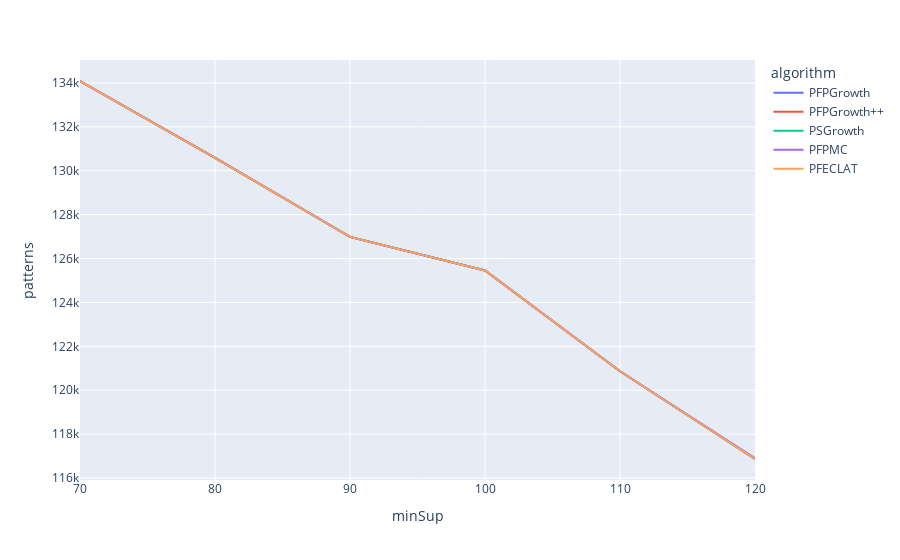
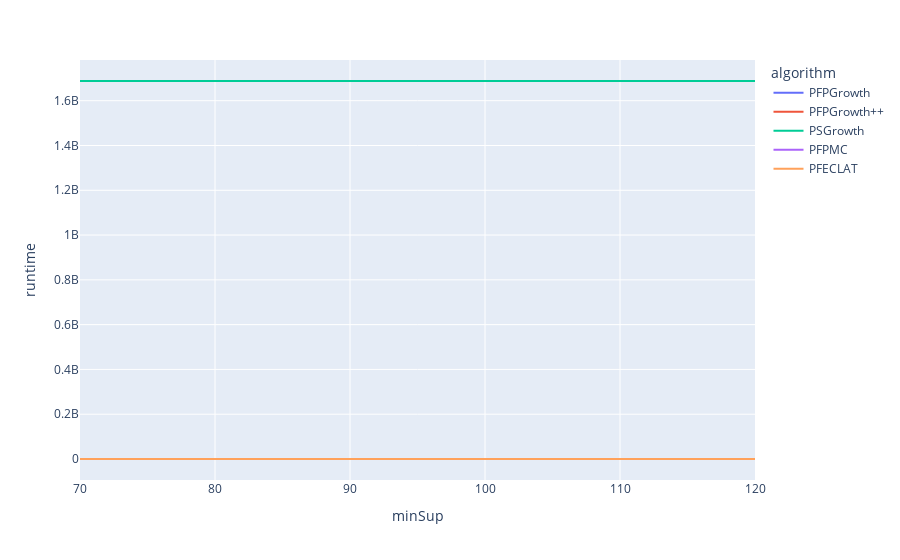
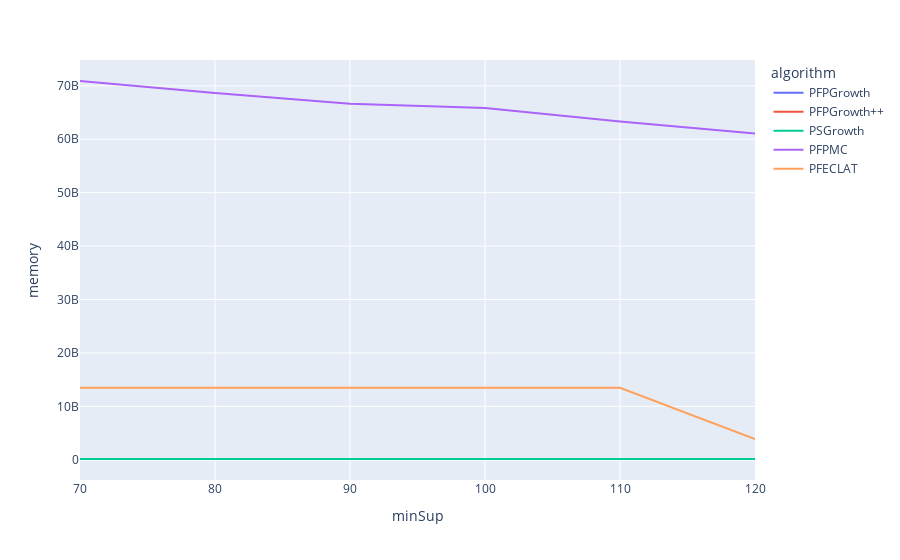

Notebook code for these charts, in order:
### Code cell
from PAMI.extras.graph import dataFrameInToFigures as dif
ab = dif.dataFrameInToFigures(result)
ab.plotGraphsFromDataFrame()

### Figure 1 — Plotly figure (JSON) as saved in the notebook; plotly's stock layout.template omitted (floating-point values rounded to 4 significant figures)
{"data": [{"hovertemplate": "algorithm=PFPGrowth<br>minSup=%{x}<br>patterns=%{y}<extra></extra>", "legendgroup": "PFPGrowth", "line": {"color": "#636efa", "dash": "solid"}, "marker": {"symbol": "circle"}, "mode": "lines", "name": "PFPGrowth", "orientation": "v", "showlegend": true, "type": "scatter", "x": [70, 80, 90, 100, 110, 120], "xaxis": "x", "y": [134089, 130585, 126985, 125457, 120865, 116865], "yaxis": "y"}, {"hovertemplate": "algorithm=PFPGrowth++<br>minSup=%{x}<br>patterns=%{y}<extra></extra>", "legendgroup": "PFPGrowth++", "line": {"color": "#EF553B", "dash": "solid"}, "marker": {"symbol": "circle"}, "mode": "lines", "name": "PFPGrowth++", "orientation": "v", "showlegend": true, "type": "scatter", "x": [70, 80, 90, 100, 110, 120], "xaxis": "x", "y": [134089, 130585, 126985, 125457, 120865, 116865], "yaxis": "y"}, {"hovertemplate": "algorithm=PSGrowth<br>minSup=%{x}<br>patterns=%{y}<extra></extra>", "legendgroup": "PSGrowth", "line": {"color": "#00cc96", "dash": "solid"}, "marker": {"symbol": "circle"}, "mode": "lines", "name": "PSGrowth", "orientation": "v", "showlegend": true, "type": "scatter", "x": [70, 80, 90, 100, 110, 120], "xaxis": "x", "y": [134089, 130585, 126985, 125457, 120865, 116865], "yaxis": "y"}, {"hovertemplate": "algorithm=PFPMC<br>minSup=%{x}<br>patterns=%{y}<extra></extra>", "legendgroup": "PFPMC", "line": {"color": "#ab63fa", "dash": "solid"}, "marker": {"symbol": "circle"}, "mode": "lines", "name": "PFPMC", "orientation": "v", "showlegend": true, "type": "scatter", "x": [70, 80, 90, 100, 110, 120], "xaxis": "x", "y": [134089, 130601, 126985, 125457, 120865, 116897], "yaxis": "y"}, {"hovertemplate": "algorithm=PFECLAT<br>minSup=%{x}<br>patterns=%{y}<extra></extra>", "legendgroup": "PFECLAT", "line": {"color": "#FFA15A", "dash": "solid"}, "marker": {"symbol": "circle"}, "mode": "lines", "name": "PFECLAT", "orientation": "v", "showlegend": true, "type": "scatter", "x": [70, 80, 90, 100, 110, 120], "xaxis": "x", "y": [134089, 130585, 126985, 125457, 120865, 116865], "yaxis": "y"}], "layout": {"autosize": true, "legend": {"title": {"text": "algorithm"}, "tracegroupgap": 0}, "margin": {"t": 60}, "xaxis": {"anchor": "y", "autorange": true, "domain": [0, 1], "range": [70, 120], "title": {"text": "minSup"}, "type": "linear"}, "yaxis": {"anchor": "x", "autorange": true, "domain": [0, 1], "range": [115900.0, 135000.0], "title": {"text": "patterns"}, "type": "linear"}}}

### Figure 2 — Plotly figure (JSON) as saved in the notebook; plotly's stock layout.template omitted (floating-point values rounded to 4 significant figures)
{"data": [{"hovertemplate": "algorithm=PFPGrowth<br>minSup=%{x}<br>runtime=%{y}<extra></extra>", "legendgroup": "PFPGrowth", "line": {"color": "#636efa", "dash": "solid"}, "marker": {"symbol": "circle"}, "mode": "lines", "name": "PFPGrowth", "orientation": "v", "showlegend": true, "type": "scatter", "x": [70, 80, 90, 100, 110, 120], "xaxis": "x", "y": [10.72, 10.71, 10.63, 10.61, 10.51, 10.4], "yaxis": "y"}, {"hovertemplate": "algorithm=PFPGrowth++<br>minSup=%{x}<br>runtime=%{y}<extra></extra>", "legendgroup": "PFPGrowth++", "line": {"color": "#EF553B", "dash": "solid"}, "marker": {"symbol": "circle"}, "mode": "lines", "name": "PFPGrowth++", "orientation": "v", "showlegend": true, "type": "scatter", "x": [70, 80, 90, 100, 110, 120], "xaxis": "x", "y": [15.77, 15.6, 15.44, 15.39, 15.23, 15.16], "yaxis": "y"}, {"hovertemplate": "algorithm=PSGrowth<br>minSup=%{x}<br>runtime=%{y}<extra></extra>", "legendgroup": "PSGrowth", "line": {"color": "#00cc96", "dash": "solid"}, "marker": {"symbol": "circle"}, "mode": "lines", "name": "PSGrowth", "orientation": "v", "showlegend": true, "type": "scatter", "x": [70, 80, 90, 100, 110, 120], "xaxis": "x", "y": [1688000000.0, 1688000000.0, 1688000000.0, 1688000000.0, 1688000000.0, 1688000000.0], "yaxis": "y"}, {"hovertemplate": "algorithm=PFPMC<br>minSup=%{x}<br>runtime=%{y}<extra></extra>", "legendgroup": "PFPMC", "line": {"color": "#ab63fa", "dash": "solid"}, "marker": {"symbol": "circle"}, "mode": "lines", "name": "PFPMC", "orientation": "v", "showlegend": true, "type": "scatter", "x": [70, 80, 90, 100, 110, 120], "xaxis": "x", "y": [375.5, 379.2, 356.0, 340.0, 334.0, 328.0], "yaxis": "y"}, {"hovertemplate": "algorithm=PFECLAT<br>minSup=%{x}<br>runtime=%{y}<extra></extra>", "legendgroup": "PFECLAT", "line": {"color": "#FFA15A", "dash": "solid"}, "marker": {"symbol": "circle"}, "mode": "lines", "name": "PFECLAT", "orientation": "v", "showlegend": true, "type": "scatter", "x": [70, 80, 90, 100, 110, 120], "xaxis": "x", "y": [651.8, 628.0, 597.3, 583.2, 549.6, 516.5], "yaxis": "y"}], "layout": {"autosize": true, "legend": {"title": {"text": "algorithm"}, "tracegroupgap": 0}, "margin": {"t": 60}, "xaxis": {"anchor": "y", "autorange": true, "domain": [0, 1], "range": [70, 120], "title": {"text": "minSup"}, "type": "linear"}, "yaxis": {"anchor": "x", "autorange": true, "domain": [0, 1], "range": [-93780000.0, 1782000000.0], "title": {"text": "runtime"}, "type": "linear"}}}

### Figure 3 — Plotly figure (JSON) as saved in the notebook; plotly's stock layout.template omitted (floating-point values rounded to 4 significant figures)
{"data": [{"hovertemplate": "algorithm=PFPGrowth<br>minSup=%{x}<br>memory=%{y}<extra></extra>", "legendgroup": "PFPGrowth", "line": {"color": "#636efa", "dash": "solid"}, "marker": {"symbol": "circle"}, "mode": "lines", "name": "PFPGrowth", "orientation": "v", "showlegend": true, "type": "scatter", "x": [70, 80, 90, 100, 110, 120], "xaxis": "x", "y": [142143488, 144732160, 144068608, 143777792, 142893056, 141934592], "yaxis": "y"}, {"hovertemplate": "algorithm=PFPGrowth++<br>minSup=%{x}<br>memory=%{y}<extra></extra>", "legendgroup": "PFPGrowth++", "line": {"color": "#EF553B", "dash": "solid"}, "marker": {"symbol": "circle"}, "mode": "lines", "name": "PFPGrowth++", "orientation": "v", "showlegend": true, "type": "scatter", "x": [70, 80, 90, 100, 110, 120], "xaxis": "x", "y": [145731584, 145117184, 144084992, 144084992, 144142336, 144142336], "yaxis": "y"}, {"hovertemplate": "algorithm=PSGrowth<br>minSup=%{x}<br>memory=%{y}<extra></extra>", "legendgroup": "PSGrowth", "line": {"color": "#00cc96", "dash": "solid"}, "marker": {"symbol": "circle"}, "mode": "lines", "name": "PSGrowth", "orientation": "v", "showlegend": true, "type": "scatter", "x": [70, 80, 90, 100, 110, 120], "xaxis": "x", "y": [143114240, 143118336, 143118336, 143118336, 143126528, 143126528], "yaxis": "y"}, {"hovertemplate": "algorithm=PFPMC<br>minSup=%{x}<br>memory=%{y}<extra></extra>", "legendgroup": "PFPMC", "line": {"color": "#ab63fa", "dash": "solid"}, "marker": {"symbol": "circle"}, "mode": "lines", "name": "PFPMC", "orientation": "v", "showlegend": true, "type": "scatter", "x": [70, 80, 90, 100, 110, 120], "xaxis": "x", "y": [70904201216, 68643176448, 66666299392, 65826496512, 63338795008, 61072965632], "yaxis": "y"}, {"hovertemplate": "algorithm=PFECLAT<br>minSup=%{x}<br>memory=%{y}<extra></extra>", "legendgroup": "PFECLAT", "line": {"color": "#FFA15A", "dash": "solid"}, "marker": {"symbol": "circle"}, "mode": "lines", "name": "PFECLAT", "orientation": "v", "showlegend": true, "type": "scatter", "x": [70, 80, 90, 100, 110, 120], "xaxis": "x", "y": [13468418048, 13467127808, 13466238976, 13465206784, 13465206784, 3876454400], "yaxis": "y"}], "layout": {"autosize": true, "legend": {"title": {"text": "algorithm"}, "tracegroupgap": 0}, "margin": {"t": 60}, "xaxis": {"anchor": "y", "autorange": true, "domain": [0, 1], "range": [70, 120], "title": {"text": "minSup"}, "type": "linear"}, "yaxis": {"anchor": "x", "autorange": true, "domain": [0, 1], "range": [-3789000000.0, 74840000000.0], "title": {"text": "memory"}, "type": "linear"}}}
